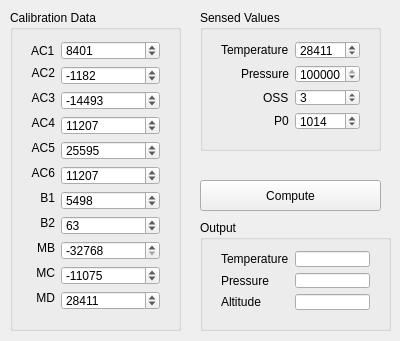
<?xml version="1.0" encoding="UTF-8"?>
<ui version="4.0">
 <class>Widget</class>
 <widget class="QWidget" name="Widget">
  <property name="geometry">
   <rect>
    <x>0</x>
    <y>0</y>
    <width>400</width>
    <height>341</height>
   </rect>
  </property>
  <property name="windowTitle">
   <string>Barometer Calculator</string>
  </property>
  <widget class="QGroupBox" name="groupBox">
   <property name="geometry">
    <rect>
     <x>10</x>
     <y>10</y>
     <width>171</width>
     <height>321</height>
    </rect>
   </property>
   <property name="title">
    <string>Calibration Data</string>
   </property>
   <widget class="QWidget" name="formLayoutWidget">
    <property name="geometry">
     <rect>
      <x>10</x>
      <y>20</y>
      <width>151</width>
      <height>291</height>
     </rect>
    </property>
    <layout class="QFormLayout" name="formLayout">
     <property name="fieldGrowthPolicy">
      <enum>QFormLayout::AllNonFixedFieldsGrow</enum>
     </property>
     <property name="labelAlignment">
      <set>Qt::AlignRight|Qt::AlignTrailing|Qt::AlignVCenter</set>
     </property>
     <item row="1" column="0">
      <widget class="QLabel" name="label">
       <property name="text">
        <string>AC1</string>
       </property>
      </widget>
     </item>
     <item row="2" column="0">
      <widget class="QLabel" name="label_2">
       <property name="sizePolicy">
        <sizepolicy hsizetype="Maximum" vsizetype="Fixed">
         <horstretch>0</horstretch>
         <verstretch>0</verstretch>
        </sizepolicy>
       </property>
       <property name="autoFillBackground">
        <bool>false</bool>
       </property>
       <property name="text">
        <string>AC2</string>
       </property>
       <property name="alignment">
        <set>Qt::AlignRight|Qt::AlignTrailing|Qt::AlignVCenter</set>
       </property>
      </widget>
     </item>
     <item row="2" column="1">
      <widget class="QSpinBox" name="AC2_SpinBox">
       <property name="minimum">
        <number>-32768</number>
       </property>
       <property name="maximum">
        <number>32768</number>
       </property>
       <property name="value">
        <number>-1182</number>
       </property>
      </widget>
     </item>
     <item row="3" column="0">
      <widget class="QLabel" name="label_3">
       <property name="sizePolicy">
        <sizepolicy hsizetype="Maximum" vsizetype="Fixed">
         <horstretch>0</horstretch>
         <verstretch>0</verstretch>
        </sizepolicy>
       </property>
       <property name="autoFillBackground">
        <bool>false</bool>
       </property>
       <property name="text">
        <string>AC3</string>
       </property>
       <property name="alignment">
        <set>Qt::AlignRight|Qt::AlignTrailing|Qt::AlignVCenter</set>
       </property>
      </widget>
     </item>
     <item row="3" column="1">
      <widget class="QSpinBox" name="AC3_SpinBox">
       <property name="minimum">
        <number>-32768</number>
       </property>
       <property name="maximum">
        <number>32768</number>
       </property>
       <property name="value">
        <number>-14493</number>
       </property>
      </widget>
     </item>
     <item row="4" column="0">
      <widget class="QLabel" name="label_4">
       <property name="sizePolicy">
        <sizepolicy hsizetype="Maximum" vsizetype="Fixed">
         <horstretch>0</horstretch>
         <verstretch>0</verstretch>
        </sizepolicy>
       </property>
       <property name="autoFillBackground">
        <bool>false</bool>
       </property>
       <property name="text">
        <string>AC4</string>
       </property>
       <property name="alignment">
        <set>Qt::AlignRight|Qt::AlignTrailing|Qt::AlignVCenter</set>
       </property>
      </widget>
     </item>
     <item row="4" column="1">
      <widget class="QSpinBox" name="AC4_SpinBox">
       <property name="maximum">
        <number>65536</number>
       </property>
       <property name="value">
        <number>11207</number>
       </property>
      </widget>
     </item>
     <item row="5" column="0">
      <widget class="QLabel" name="label_5">
       <property name="sizePolicy">
        <sizepolicy hsizetype="Maximum" vsizetype="Fixed">
         <horstretch>0</horstretch>
         <verstretch>0</verstretch>
        </sizepolicy>
       </property>
       <property name="autoFillBackground">
        <bool>false</bool>
       </property>
       <property name="text">
        <string>AC5</string>
       </property>
       <property name="alignment">
        <set>Qt::AlignRight|Qt::AlignTrailing|Qt::AlignVCenter</set>
       </property>
      </widget>
     </item>
     <item row="5" column="1">
      <widget class="QSpinBox" name="AC5_SpinBox">
       <property name="maximum">
        <number>65536</number>
       </property>
       <property name="value">
        <number>25595</number>
       </property>
      </widget>
     </item>
     <item row="6" column="0">
      <widget class="QLabel" name="label_6">
       <property name="sizePolicy">
        <sizepolicy hsizetype="Maximum" vsizetype="Fixed">
         <horstretch>0</horstretch>
         <verstretch>0</verstretch>
        </sizepolicy>
       </property>
       <property name="autoFillBackground">
        <bool>false</bool>
       </property>
       <property name="text">
        <string>AC6</string>
       </property>
       <property name="alignment">
        <set>Qt::AlignRight|Qt::AlignTrailing|Qt::AlignVCenter</set>
       </property>
      </widget>
     </item>
     <item row="6" column="1">
      <widget class="QSpinBox" name="AC6_SpinBox">
       <property name="maximum">
        <number>65536</number>
       </property>
       <property name="value">
        <number>11207</number>
       </property>
      </widget>
     </item>
     <item row="7" column="0">
      <widget class="QLabel" name="label_7">
       <property name="sizePolicy">
        <sizepolicy hsizetype="Maximum" vsizetype="Fixed">
         <horstretch>0</horstretch>
         <verstretch>0</verstretch>
        </sizepolicy>
       </property>
       <property name="autoFillBackground">
        <bool>false</bool>
       </property>
       <property name="text">
        <string>B1</string>
       </property>
       <property name="alignment">
        <set>Qt::AlignRight|Qt::AlignTrailing|Qt::AlignVCenter</set>
       </property>
      </widget>
     </item>
     <item row="7" column="1">
      <widget class="QSpinBox" name="B1_SpinBox">
       <property name="minimum">
        <number>-32768</number>
       </property>
       <property name="maximum">
        <number>32768</number>
       </property>
       <property name="value">
        <number>5498</number>
       </property>
      </widget>
     </item>
     <item row="8" column="0">
      <widget class="QLabel" name="label_8">
       <property name="sizePolicy">
        <sizepolicy hsizetype="Maximum" vsizetype="Fixed">
         <horstretch>0</horstretch>
         <verstretch>0</verstretch>
        </sizepolicy>
       </property>
       <property name="autoFillBackground">
        <bool>false</bool>
       </property>
       <property name="text">
        <string>B2</string>
       </property>
       <property name="alignment">
        <set>Qt::AlignRight|Qt::AlignTrailing|Qt::AlignVCenter</set>
       </property>
      </widget>
     </item>
     <item row="8" column="1">
      <widget class="QSpinBox" name="B2_SpinBox">
       <property name="minimum">
        <number>-32768</number>
       </property>
       <property name="maximum">
        <number>32768</number>
       </property>
       <property name="value">
        <number>63</number>
       </property>
      </widget>
     </item>
     <item row="9" column="0">
      <widget class="QLabel" name="label_9">
       <property name="sizePolicy">
        <sizepolicy hsizetype="Maximum" vsizetype="Fixed">
         <horstretch>0</horstretch>
         <verstretch>0</verstretch>
        </sizepolicy>
       </property>
       <property name="autoFillBackground">
        <bool>false</bool>
       </property>
       <property name="text">
        <string>MB</string>
       </property>
       <property name="alignment">
        <set>Qt::AlignRight|Qt::AlignTrailing|Qt::AlignVCenter</set>
       </property>
      </widget>
     </item>
     <item row="9" column="1">
      <widget class="QSpinBox" name="MB_SpinBox">
       <property name="minimum">
        <number>-32768</number>
       </property>
       <property name="maximum">
        <number>32768</number>
       </property>
       <property name="value">
        <number>-32768</number>
       </property>
      </widget>
     </item>
     <item row="10" column="0">
      <widget class="QLabel" name="label_10">
       <property name="sizePolicy">
        <sizepolicy hsizetype="Maximum" vsizetype="Fixed">
         <horstretch>0</horstretch>
         <verstretch>0</verstretch>
        </sizepolicy>
       </property>
       <property name="autoFillBackground">
        <bool>false</bool>
       </property>
       <property name="text">
        <string>MC</string>
       </property>
       <property name="alignment">
        <set>Qt::AlignRight|Qt::AlignTrailing|Qt::AlignVCenter</set>
       </property>
      </widget>
     </item>
     <item row="10" column="1">
      <widget class="QSpinBox" name="MC_SpinBox">
       <property name="minimum">
        <number>-32768</number>
       </property>
       <property name="maximum">
        <number>32768</number>
       </property>
       <property name="value">
        <number>-11075</number>
       </property>
      </widget>
     </item>
     <item row="11" column="0">
      <widget class="QLabel" name="label_11">
       <property name="sizePolicy">
        <sizepolicy hsizetype="Maximum" vsizetype="Fixed">
         <horstretch>0</horstretch>
         <verstretch>0</verstretch>
        </sizepolicy>
       </property>
       <property name="autoFillBackground">
        <bool>false</bool>
       </property>
       <property name="text">
        <string>MD</string>
       </property>
       <property name="alignment">
        <set>Qt::AlignRight|Qt::AlignTrailing|Qt::AlignVCenter</set>
       </property>
      </widget>
     </item>
     <item row="11" column="1">
      <widget class="QSpinBox" name="MD_SpinBox">
       <property name="minimum">
        <number>-32768</number>
       </property>
       <property name="maximum">
        <number>32768</number>
       </property>
       <property name="value">
        <number>28411</number>
       </property>
      </widget>
     </item>
     <item row="1" column="1">
      <widget class="QSpinBox" name="AC1_SpinBox">
       <property name="minimum">
        <number>-32768</number>
       </property>
       <property name="maximum">
        <number>32768</number>
       </property>
       <property name="value">
        <number>8401</number>
       </property>
      </widget>
     </item>
    </layout>
   </widget>
  </widget>
  <widget class="QGroupBox" name="groupBox_2">
   <property name="geometry">
    <rect>
     <x>200</x>
     <y>10</y>
     <width>181</width>
     <height>141</height>
    </rect>
   </property>
   <property name="title">
    <string>Sensed Values</string>
   </property>
   <widget class="QWidget" name="formLayoutWidget_2">
    <property name="geometry">
     <rect>
      <x>10</x>
      <y>20</y>
      <width>161</width>
      <height>111</height>
     </rect>
    </property>
    <layout class="QFormLayout" name="formLayout_2">
     <property name="fieldGrowthPolicy">
      <enum>QFormLayout::AllNonFixedFieldsGrow</enum>
     </property>
     <property name="labelAlignment">
      <set>Qt::AlignRight|Qt::AlignTrailing|Qt::AlignVCenter</set>
     </property>
     <item row="0" column="0">
      <widget class="QLabel" name="label_12">
       <property name="text">
        <string>Temperature</string>
       </property>
      </widget>
     </item>
     <item row="0" column="1">
      <widget class="QSpinBox" name="tempData_SpinBox">
       <property name="minimum">
        <number>-65536</number>
       </property>
       <property name="maximum">
        <number>65536</number>
       </property>
       <property name="value">
        <number>28411</number>
       </property>
      </widget>
     </item>
     <item row="1" column="0">
      <widget class="QLabel" name="label_13">
       <property name="text">
        <string>Pressure</string>
       </property>
      </widget>
     </item>
     <item row="1" column="1">
      <widget class="QSpinBox" name="pressureData_SpinBox">
       <property name="minimum">
        <number>-262144</number>
       </property>
       <property name="maximum">
        <number>262144</number>
       </property>
       <property name="value">
        <number>262144</number>
       </property>
      </widget>
     </item>
     <item row="2" column="0">
      <widget class="QLabel" name="label_17">
       <property name="text">
        <string>OSS</string>
       </property>
      </widget>
     </item>
     <item row="2" column="1">
      <widget class="QSpinBox" name="OSS_SpinBox">
       <property name="maximum">
        <number>16</number>
       </property>
       <property name="value">
        <number>3</number>
       </property>
      </widget>
     </item>
     <item row="3" column="0">
      <widget class="QLabel" name="label_18">
       <property name="text">
        <string>P0</string>
       </property>
      </widget>
     </item>
     <item row="3" column="1">
      <widget class="QSpinBox" name="P0_SpinBox">
       <property name="minimum">
        <number>-262144</number>
       </property>
       <property name="maximum">
        <number>262144</number>
       </property>
       <property name="value">
        <number>1014</number>
       </property>
      </widget>
     </item>
    </layout>
   </widget>
  </widget>
  <widget class="QPushButton" name="pushButton">
   <property name="geometry">
    <rect>
     <x>200</x>
     <y>180</y>
     <width>181</width>
     <height>31</height>
    </rect>
   </property>
   <property name="text">
    <string>Compute</string>
   </property>
  </widget>
  <widget class="QGroupBox" name="groupBox_3">
   <property name="geometry">
    <rect>
     <x>200</x>
     <y>220</y>
     <width>191</width>
     <height>111</height>
    </rect>
   </property>
   <property name="title">
    <string>Output</string>
   </property>
   <widget class="QWidget" name="formLayoutWidget_3">
    <property name="geometry">
     <rect>
      <x>10</x>
      <y>20</y>
      <width>171</width>
      <height>81</height>
     </rect>
    </property>
    <layout class="QFormLayout" name="formLayout_3">
     <item row="0" column="0">
      <widget class="QLabel" name="label_14">
       <property name="text">
        <string>Temperature</string>
       </property>
      </widget>
     </item>
     <item row="1" column="0">
      <widget class="QLabel" name="label_15">
       <property name="text">
        <string>Pressure</string>
       </property>
      </widget>
     </item>
     <item row="2" column="0">
      <widget class="QLabel" name="label_16">
       <property name="text">
        <string>Altitude</string>
       </property>
      </widget>
     </item>
     <item row="0" column="1">
      <widget class="QLineEdit" name="tempOutput">
       <property name="readOnly">
        <bool>true</bool>
       </property>
      </widget>
     </item>
     <item row="1" column="1">
      <widget class="QLineEdit" name="pressureOutput">
       <property name="readOnly">
        <bool>true</bool>
       </property>
      </widget>
     </item>
     <item row="2" column="1">
      <widget class="QLineEdit" name="AltitudeOutput">
       <property name="readOnly">
        <bool>true</bool>
       </property>
      </widget>
     </item>
    </layout>
   </widget>
  </widget>
 </widget>
 <layoutdefault spacing="6" margin="11"/>
 <tabstops>
  <tabstop>AC1_SpinBox</tabstop>
  <tabstop>AC2_SpinBox</tabstop>
  <tabstop>AC3_SpinBox</tabstop>
  <tabstop>AC4_SpinBox</tabstop>
  <tabstop>AC5_SpinBox</tabstop>
  <tabstop>AC6_SpinBox</tabstop>
  <tabstop>B1_SpinBox</tabstop>
  <tabstop>B2_SpinBox</tabstop>
  <tabstop>MB_SpinBox</tabstop>
  <tabstop>MC_SpinBox</tabstop>
  <tabstop>MD_SpinBox</tabstop>
  <tabstop>tempData_SpinBox</tabstop>
  <tabstop>pressureData_SpinBox</tabstop>
  <tabstop>OSS_SpinBox</tabstop>
  <tabstop>P0_SpinBox</tabstop>
  <tabstop>pushButton</tabstop>
  <tabstop>tempOutput</tabstop>
  <tabstop>pressureOutput</tabstop>
  <tabstop>AltitudeOutput</tabstop>
 </tabstops>
 <resources/>
 <connections/>
</ui>
